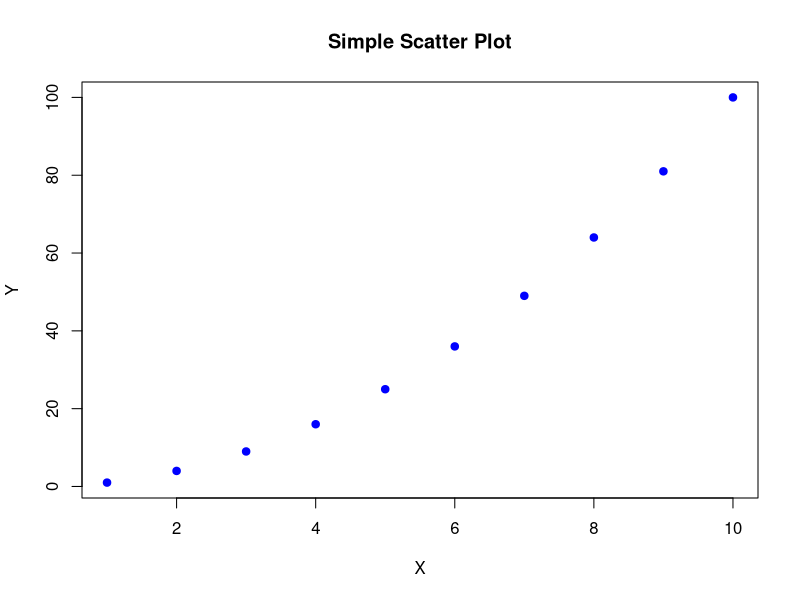
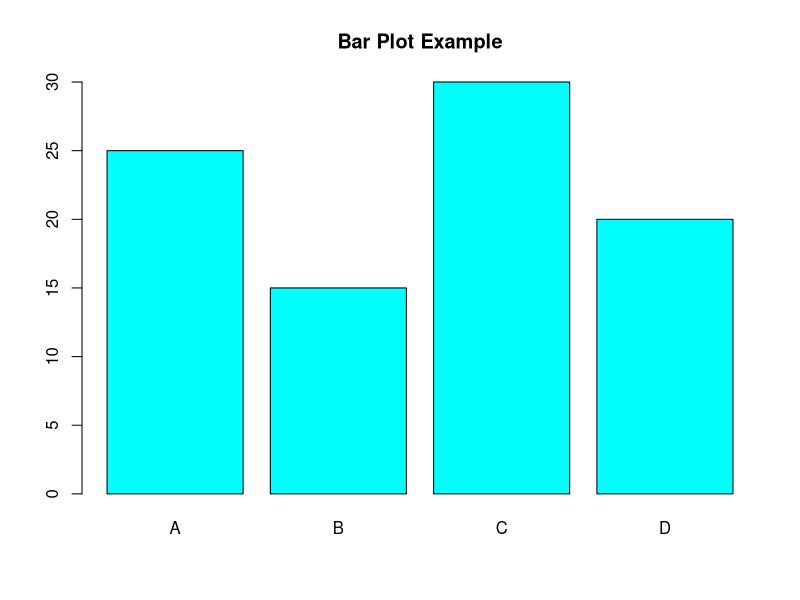
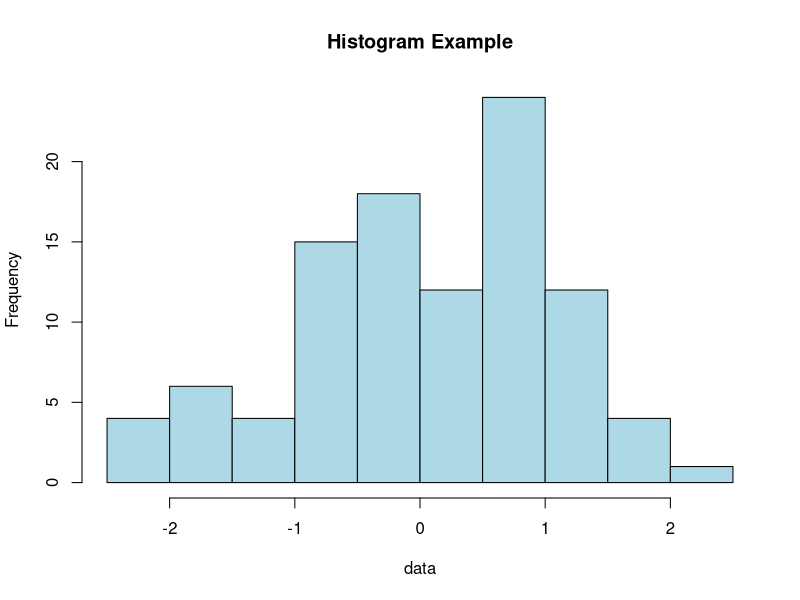

These charts were generated, in order, by the following R code:
# =====================================================
# INTRODUCTION TO R PROGRAMMING
# A beginner's guide with practical examples
# =====================================================

# R is a powerful programming language for statistical computing and graphics
# This guide will help you learn the fundamentals step by step

# =====================================================
# SECTION 1: BASIC R OPERATIONS
# =====================================================

# 1.1 Basic Arithmetic
2 + 3       # Addition
10 - 5      # Subtraction
4 * 5       # Multiplication
20 / 4      # Division
2^3         # Exponentiation
10 %% 3     # Modulo (remainder)
10 %/% 3    # Integer division

# 1.2 Variables
# Variables are used to store values
x <- 10     # Assign value 10 to variable x
y = 20      # Alternative assignment (= also works but <- is preferred)
z <- x + y  # z will be 30

# Display variable values
print(x)
print(y)
print(z)

# 1.3 Data Types
# Numeric
num <- 42.5
# Integer
int <- 42L  # The 'L' indicates this is an integer
# Character/String
text <- "Hello, R!"
# Logical
logic <- TRUE  # or FALSE

# Check data types
class(num)
class(int)
class(text)
class(logic)

# =====================================================
# SECTION 2: DATA STRUCTURES
# =====================================================

# 2.1 Vectors - one-dimensional arrays
# Create vectors
numbers <- c(1, 2, 3, 4, 5)
fruits <- c("apple", "banana", "orange")
logicals <- c(TRUE, FALSE, TRUE)

# Vector operations
numbers + 10          # Add 10 to each element
numbers * 2           # Multiply each element by 2
numbers[3]            # Access the third element
numbers[2:4]          # Access elements 2 through 4
length(numbers)       # Number of elements

# 2.2 Matrices - two-dimensional arrays
# Create a matrix
mat <- matrix(1:9, nrow = 3, ncol = 3)
mat
# Access elements
mat[2, 3]             # Element at row 2, column 3
mat[1, ]              # First row
mat[, 2]              # Second column

# 2.3 Lists - ordered collections of objects
# Create a list
my_list <- list(
  name = "John",
  age = 30,
  scores = c(85, 90, 92),
  passed = TRUE
)
my_list
# Access elements
my_list$name          # Access by name
my_list[[1]]          # Access by position
my_list$scores[2]     # Access nested elements

# 2.4 Data Frames - table-like structures
# Create a data frame
students <- data.frame(
  name = c("Alice", "Bob", "Charlie"),
  age = c(22, 21, 23),
  gpa = c(3.8, 3.2, 3.9)
)
students
# Access elements
students$name         # Access a column
students[2, ]         # Access a row
students[1, 2]        # Access a specific element

# =====================================================
# SECTION 3: CONTROL STRUCTURES
# =====================================================

# 3.1 Conditional statements (if, else if, else)
x <- 15

if (x > 10) {
  print("x is greater than 10")
} else if (x == 10) {
  print("x equals 10")
} else {
  print("x is less than 10")
}

# 3.2 For loops
# Print numbers 1 to 5
for (i in 1:5) {
  print(i)
}

# Loop through a vector
fruits <- c("apple", "banana", "orange")
for (fruit in fruits) {
  print(paste("I like", fruit))
}

# 3.3 While loops
counter <- 1
while (counter <= 5) {
  print(counter)
  counter <- counter + 1
}

# =====================================================
# SECTION 4: FUNCTIONS
# =====================================================

# 4.1 Using built-in functions
max(1, 5, 3, 7)       # Find maximum value
min(1, 5, 3, 7)       # Find minimum value
sum(1:10)             # Sum values
mean(c(10, 20, 30))   # Calculate average

# 4.2 Creating your own functions
# Function to calculate square
square <- function(x) {
  return(x^2)
}

# Function to convert Celsius to Fahrenheit
celsius_to_fahrenheit <- function(celsius) {
  fahrenheit <- (celsius * 9/5) + 32
  return(fahrenheit)
}

# Use the functions
square(4)
celsius_to_fahrenheit(25)

# Function with multiple arguments
calculate_bmi <- function(weight, height) {
  bmi <- weight / (height^2)
  return(bmi)
}

calculate_bmi(70, 1.75)

# =====================================================
# SECTION 5: DATA MANIPULATION WITH DPLYR
# =====================================================

# First, install and load the dplyr package if needed
# install.packages("dplyr")
# library(dplyr)

# Create a sample dataset
employees <- data.frame(
  name = c("Alice", "Bob", "Charlie", "David", "Eva"),
  department = c("HR", "IT", "Finance", "IT", "HR"),
  salary = c(45000, 65000, 55000, 70000, 48000),
  years = c(2, 5, 3, 7, 4)
)

# The following operations require dplyr to be installed
# Uncomment them once you've installed the package

# # Filter rows
# it_employees <- employees %>% filter(department == "IT")
# 
# # Select columns
# names_salaries <- employees %>% select(name, salary)
# 
# # Arrange (sort) data
# sorted_by_salary <- employees %>% arrange(desc(salary))
# 
# # Create new columns
# employees_with_bonus <- employees %>% 
#   mutate(bonus = salary * 0.10, 
#          total_comp = salary + bonus)
# 
# # Summarize data
# dept_summary <- employees %>% 
#   group_by(department) %>%
#   summarize(
#     avg_salary = mean(salary),
#     total_employees = n()
#   )

# =====================================================
# SECTION 6: DATA VISUALIZATION
# =====================================================

# Basic plotting
# Scatter plot
x <- 1:10
y <- x^2
plot(x, y, main="Simple Scatter Plot", xlab="X", ylab="Y", col="blue", pch=19)

# Bar plot
counts <- c(25, 15, 30, 20)
names <- c("A", "B", "C", "D")
barplot(counts, names.arg=names, col="cyan", main="Bar Plot Example")

# Histogram
data <- rnorm(100)  # Generate 100 random numbers
hist(data, col="lightblue", main="Histogram Example")

# For more advanced visualizations, you can use ggplot2
# install.packages("ggplot2")
# library(ggplot2)

# =====================================================
# SECTION 7: EXERCISES FOR PRACTICE
# =====================================================

# Exercise 1: Create a vector of the first 10 even numbers
# Your code here:
# even_numbers <- 

# Exercise 2: Calculate the sum and mean of numbers from 1 to 100
# Your code here:
# sum_result <- 
# mean_result <- 

# Exercise 3: Create a function that returns both the minimum and maximum of a vector
# Your code here:
# min_max <- function(x) {
#   # Your code here
# }

# Exercise 4: Create a data frame with 5 students, their grades in 3 subjects
# Your code here:
# student_grades <- data.frame(
#   # Your code here
# )

# Exercise 5: Write a function to determine if a number is prime
# Your code here:
# is_prime <- function(n) {
#   # Your code here
# }

# =====================================================
# CONCLUSION
# =====================================================

# This script introduced you to the fundamentals of R programming.
# Practice these concepts by modifying the examples and completing the exercises.
# As you become more comfortable, explore additional topics like:
# - Statistical analysis
# - Machine learning
# - Data manipulation with tidyverse
# - Interactive visualizations
# - R Markdown for reports

# For help on any function, use the ? operator:
# ?mean
# ?data.frame
# ?plot 